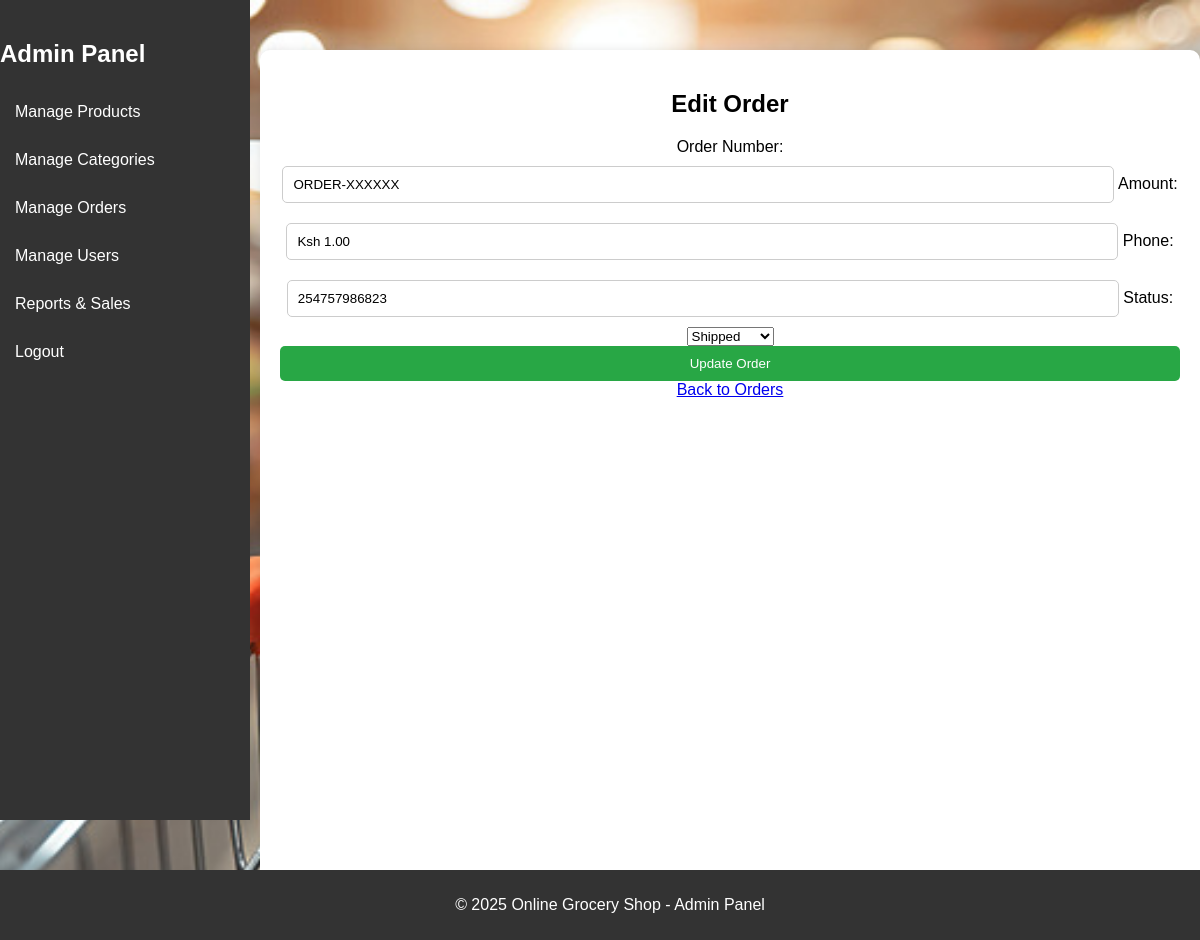
The page /admin/edit_order.php?id=2 (signed in) on the database its author committed.
### tables this page shows
CREATE TABLE `orders` (
  `ID` int(11) NOT NULL,
  `OrderNo` varchar(100) NOT NULL,
  `Amount` decimal(10,2) NOT NULL,
  `Phone` varchar(15) NOT NULL,
  `CheckoutRequestID` varchar(100) NOT NULL,
  `MerchantRequestID` varchar(100) NOT NULL,
  `status` varchar(50) NOT NULL DEFAULT 'Pending'
);

### admin/edit_order.php (the view, shortened to what this page needs)
<?php
include('../db.php');
if (isset($_GET['id'])) {
    $order_id = $_GET['id'];
    $query = "SELECT * FROM orders WHERE id = $order_id";
    $result = mysqli_query($conn, $query);
    if (mysqli_num_rows($result) == 1) {
        $order = mysqli_fetch_assoc($result);
    } else {
        $error = "Order not found!";
    }
}
?>
<!DOCTYPE html>
<html>
<head>
    <link rel="stylesheet" href="styles.css">
</head>
<body>
    <div class="sidebar">
        <h2>Admin Panel</h2>
        <a href="manage_products.php">Manage Products</a>
        <a href="manage_categories.php">Manage Categories</a>
        <a href="manage_orders.php">Manage Orders</a>
        <a href="manage_users.php">Manage Users</a>
        <a href="reports.php">Reports & Sales</a>
        <a href="admin_logout.php">Logout</a>
    </div>
    <div class="container">
        <h2>Edit Order</h2>
        <form method="POST">
            <label for="order_no">Order Number:</label>
            <input type="text" name="order_no" value="<?php echo $order['OrderNo']; ?>" readonly>
            <label for="amount">Amount:</label>
            <input type="text" name="amount" value="Ksh <?php echo number_format($order['Amount'], 2); ?>" readonly>
            <label for="phone">Phone:</label>
            <input type="text" name="phone" value="<?php echo $order['Phone']; ?>" readonly>
            <label for="status">Status:</label>
            <select name="status" required>
                <option value="Shipped" <?php echo $order['status'] == 'Shipped' ? 'selected' : ''; ?>>Shipped</option>
            </select>
            <button type="submit" name="update_order">Update Order</button>
        </form>
        <a href="manage_orders.php">Back to Orders</a>
    </div>
    <footer>
        <p>&copy; 2025 Online Grocery Shop - Admin Panel</p>
    </footer>
</body>
</html>

### admin/styles.css (style rules this page uses)
body { font-family: Arial, sans-serif; margin: 0; padding: 0; background-image: url('images/bg.jpg'); background-size: cover; background-attachment: fixed; background-position: center; }
.container { max-width: 1200px; margin: 50px auto; padding: 20px; background: rgba(255, 255, 255, 0.9); border-radius: 10px; box-shadow: 0px 0px 15px rgba(0, 0, 0, 0.2); text-align: center; }
footer { background-color: #222; color: white; padding: 30px 0; text-align: center; margin-top: 20px; }
input { width: 90%; padding: 10px; margin: 10px 0; border: 1px solid #ccc; border-radius: 5px; }
button { width: 100%; padding: 10px; background: #28a745; color: white; border: none; border-radius: 5px; cursor: pointer; }

### admin/edit_order.php (style rules this page uses)
body { font-family: Arial, sans-serif; background-color: #f4f4f4; margin: 0; padding: 0; display: flex; }
.sidebar { width: 250px; background: #333; color: white; height: 100vh; padding-top: 20px; position: fixed; }
.sidebar a { display: block; color: white; text-decoration: none; padding: 15px; }
.container { margin-left: 260px; padding: 20px; background: white; width: calc(100% - 260px); min-height: 100vh; box-shadow: 0px 0px 10px rgba(0, 0, 0, 0.1); }
footer { background: #333; color: white; text-align: center; padding: 10px; position: fixed; bottom: 0; width: 100%; }

### rows shown on the page
orders: order_no "ORDER-XXXXXX", amount "Ksh 1.00", phone "254757986823", status "Shipped"
